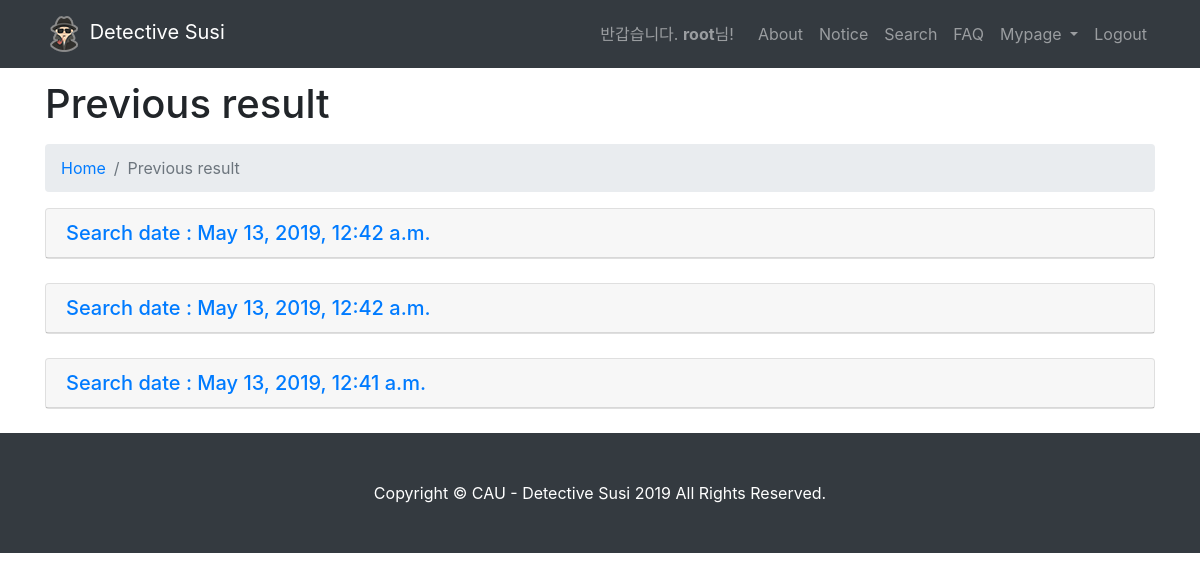
Before: /result/ (signed in) with the older database file.
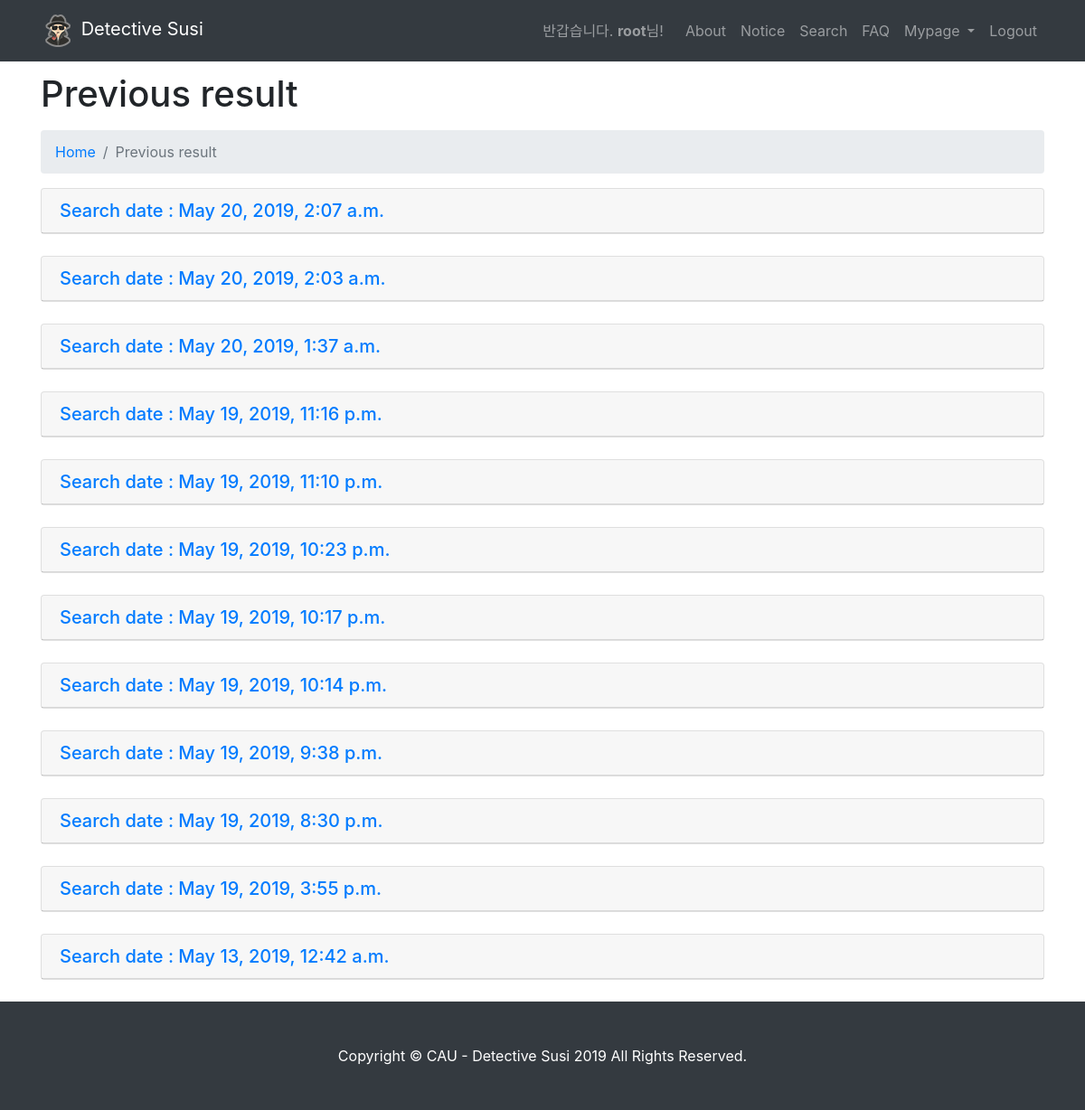
After: the same page with the newer database file.
### main/models.py (models this page shows, shortened)
class chk_value(models.Model):
	id = models.AutoField(primary_key=True)
	user = models.ForeignKey(User,on_delete=models.CASCADE)		#user
	preferwhere1 = models.CharField(null=True,blank=True,max_length=50)	#선호지역
	preferwhere2 = models.CharField(null=True,blank=True,max_length=50)
	preferwhere3 = models.CharField(null=True,blank=True,max_length=50)
	prefertype1 = models.CharField(null=True,blank=True,max_length=50)		#선호계열
	prefertype2 = models.CharField(null=True,blank=True,max_length=50)
	prefertype3 = models.CharField(null=True,blank=True,max_length=50)
	prefertype4 = models.CharField(null=True,blank=True,max_length=50)
	prefertype5 = models.CharField(null=True,blank=True,max_length=50)
	prefertype6 = models.CharField(null=True,blank=True,max_length=50)
	total_avgrate = models.FloatField(null=True,blank=True)		#평균 내신
	main_avgrate = models.FloatField(null=True,blank=True)		#주요과목 내신
	executive_cnt = models.IntegerField(null=True,blank=True)	#임원활동
	absent = models.IntegerField(null=True,blank=True)			#무단결석
	award_cnt = models.IntegerField(null=True,blank=True)		#수상경력
	circle_cnt = models.IntegerField(null=True,blank=True)		#동아리활동
	volunteer = models.IntegerField(null=True,blank=True)		#봉사시간
	reading = models.IntegerField(null=True,blank=True)			#독후감
	created_date = models.DateTimeField(null=True, blank=True)	#생성일

### main/views.py (the view)
# urls.py: path('result/', views.result, name='result'),
def result(request):
    user = request.user
    datas = chk_value.objects.filter(user=user).order_by('-created_date')   # date 최신것 부터 목록뽑기
    context = {
        'chk_value':datas
    }
    return render(request,'main/result.html',context)

### main/templates/main/result.html (shortened to what this page needs)
{% extends "main/layout.html" %}
{% load static %}
{% block content %}
<link rel="stylesheet" href="{% static 'css/search.css' %}">
  <div class="container">
    <h1 class="mt-4 mb-3">Previous result</h1>
    <ol class="breadcrumb">
      <li class="breadcrumb-item">
        <a href="{% url 'main:home' %}">Home</a>
      </li>
      <li class="breadcrumb-item active">Previous result</li>
    </ol>
{% if user.is_authenticated %}
    {% if chk_value %}
        {% for s in chk_value %}
 <div class="mb-4" id="accordion" role="tablist" aria-multiselectable="true">
      <div class="card">
        <div class="card-header" role="tab" id="headingOne{{s.id}}">
          <h5 class="mb-0">
            <a data-toggle="collapse" data-parent="#accordion" href="#collapseOne{{s.id}}" aria-expanded="true" aria-controls="collapseOne{{s.id}}">
            Search date : {{s.created_date}}</a>
          </h5>
        </div>
      </div>
</div>
{% endfor %}
</div>
{% else %}
<center>data null</center>
</div>
{% endif %}
  {% else %}
  <script type="text/javascript">
    alert('로그인이 필요합니다! \n로그인 화면으로 이동합니다.')
    window.location.href = '/login';
  </script>
{% endif %}
{% endblock %}

Changed rows visible on the page:
removed chk_value: created_date "May 13, 2019, 12:42 a.m."
removed chk_value: created_date "May 13, 2019, 12:41 a.m."
added chk_value: created_date "May 20, 2019, 2:07 a.m."
added chk_value: created_date "May 20, 2019, 2:03 a.m."
added chk_value: created_date "May 20, 2019, 1:37 a.m."
added chk_value: created_date "May 19, 2019, 11:16 p.m."
added chk_value: created_date "May 19, 2019, 11:10 p.m."
added chk_value: created_date "May 19, 2019, 10:23 p.m."
added chk_value: created_date "May 19, 2019, 10:17 p.m."
added chk_value: created_date "May 19, 2019, 10:14 p.m."
added chk_value: created_date "May 19, 2019, 9:38 p.m."
added chk_value: created_date "May 19, 2019, 8:30 p.m."
added chk_value: created_date "May 19, 2019, 3:55 p.m."
